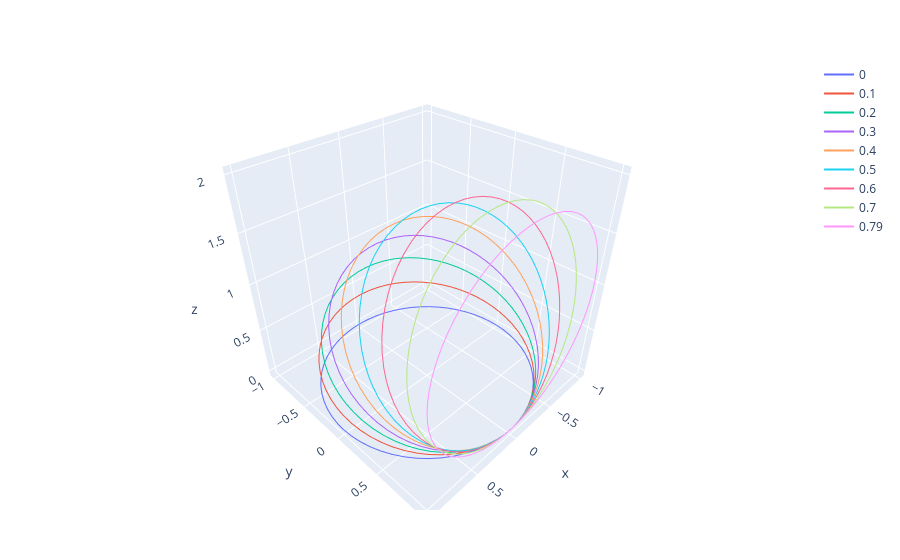

The notebook cell this image was saved under:
### Markdown cell above
### Rotation to Circle

### Code cell
n = cl.e3
C = circle(no, n,1)
E = translate(edual(cl.e1),[0,1,0])


pc = plotcircle(C)
prc = Vector{GenericTrace{Dict{Symbol, Any}}}([])
angles = []

for ϕ in vcat(0:0.1:π/4, π/4)
    rC = rotate(C, E, ϕ)
    push!(prc, plotcircle(rC))
    push!(angles, round(ϕ;digits=2))
end

fig = plot(prc)

restyle!(fig, name = angles)

fig
